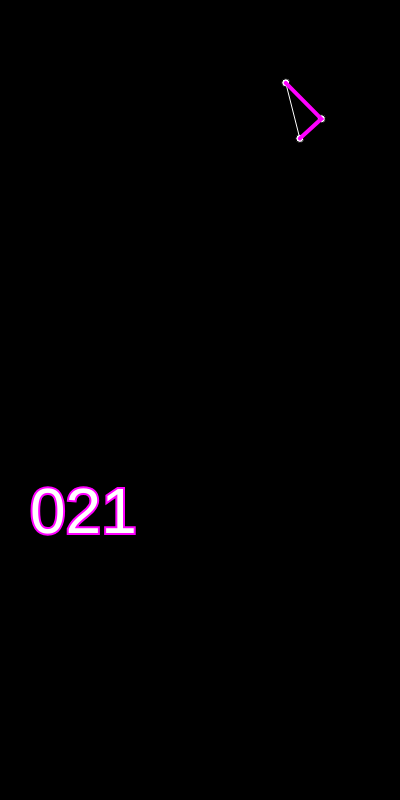
Frame 1 (no input)
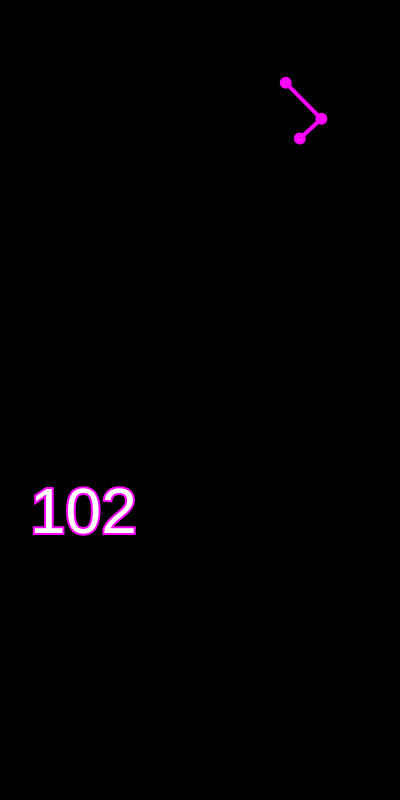
Frame 2 (the mouse pressed at the canvas centre, redrawn once)

The p5.js sketch that drew these frames (run headless with seeded random() and noise() and a simulated clock; the mouse was pressed at the canvas centre and the sketch redrawn once):

// p5.js sketch
// ── sketch.js
var dots = [];
var totalDots = 3;
var arr = [];
var best;
var minDist;

function setup() {
  createCanvas(400, 800);
  noLoop();

  for(var i = 0; i < totalDots; ++i) {
    var v = createVector(random(width), random(height/2));
    dots[i] = v;
  }

  for(var i = 0; i < totalDots; ++i) {
    arr[i] = i;
  }

  minDist = calcDist(dots);
  best = dots.slice();

  console.log(dots);
  console.log(minDist);

}

function draw() {
  background(0);

  fill(255);
  for(var i = 0; i < dots.length; ++i){
    ellipse(dots[i].x, dots[i].y, 8, 8);
  }

  stroke(255);
  strokeWeight(1);
  noFill();
  beginShape();
  for(var i = 0; i < dots.length; ++i) {
    vertex(dots[i].x, dots[i].y);
  }
  endShape();

  console.log(arr);
  console.log(dots);

  var largestI = -1;

  for(var i = 0; i < arr.length; ++i) {
    if(arr[i] < arr[i + 1]){
      largestI = i;
    }
  }

  if(largestI == -1){
    noLoop();
    console.log("Done");
  }

  var largestJ = -1;

  for(var i = arr.length; i >= 0; i--) {
    if(arr[largestI] <= arr[i]) {
      largestJ = i;
      break;
    }
  }

  swap(arr, largestI, largestJ);
  swap(dots, largestI, largestJ);

  var endArr = arr.splice(largestI + 1);
  var endDots = arr.splice(largestI + 1);
  endArr.reverse();
  endDots.reverse();
  arr = arr.concat(endArr);
  dots = dots.concat(endDots);

  if(calcDist(dots) < minDist) {
    minDist = calcDist(dots);
    best = dots.slice();
    console.log(minDist);
  }

  stroke(255, 0, 255);
  strokeWeight(4);
  noFill();
  beginShape();
  for(var i = 0; i < best.length; ++i){
    vertex(best[i].x, best[i].y);
  }
  endShape();

  fill(255);
  textSize(64);
  var s = "";
  for(var i = 0; i < arr.length; ++i){
    s += arr[i];
  }
  
  text(s, 30, 2*height/3);

}

function calcDist(points) {
  var sum = 0;
  for(var i = 0; i < points.length - 1; ++i) {
    sum += dist(points[i].x, points[i].y, points[i + 1].x, points[i + 1].y);
  }
  return sum;
}


function swap(a, i, j) {
  var temp = a[j];
  a[j] = a[i];
  a[i] = temp;
}
